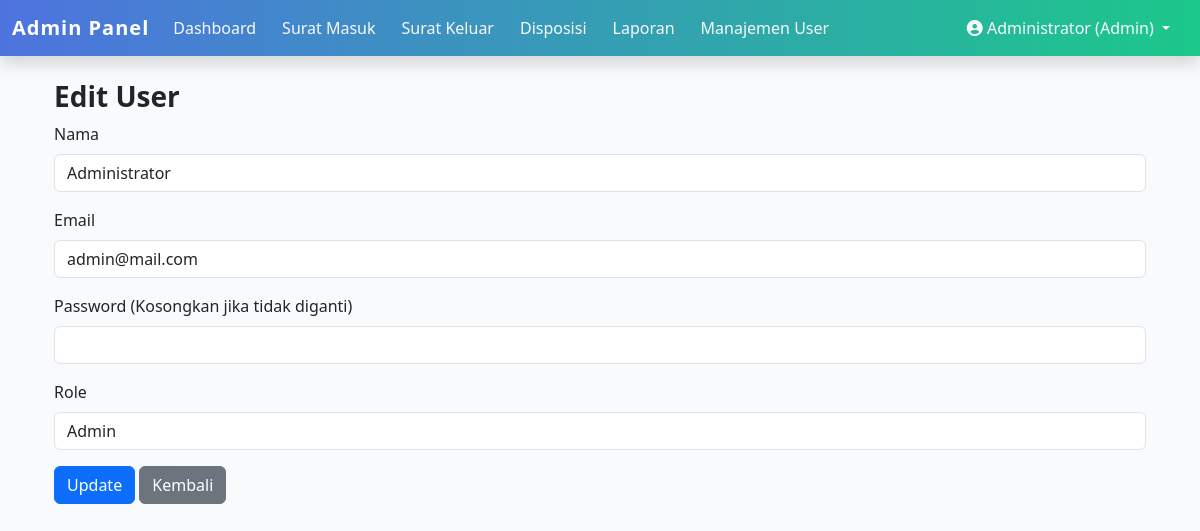
/admin/user_edit.php?id=1 (signed in), run on the app's committed database.
### tables this page shows
CREATE TABLE `users` (
  `id` int(11) NOT NULL,
  `nama` varchar(100) DEFAULT NULL,
  `email` varchar(100) DEFAULT NULL,
  `password` varchar(255) DEFAULT NULL,
  `role` varchar(20) NOT NULL,
  `created_at` timestamp NULL DEFAULT current_timestamp()
);

### admin/user_edit.php (the view, shortened to what this page needs)
<?php
include "../includes/db.php";
$id = intval($_GET['id']);
$user = mysqli_fetch_assoc(mysqli_query($conn, "SELECT * FROM users WHERE id=$id"));
?>
<?php include "../includes/header.php"; ?>
<div class="container mt-4">
  <h3 class="fw-bold">Edit User</h3>
  <form method="POST">
    <div class="mb-3">
      <label class="form-label">Nama</label>
      <input type="text" name="nama" class="form-control" value="<?= htmlspecialchars($user['nama']); ?>" required>
    </div>
    <div class="mb-3">
      <label class="form-label">Email</label>
      <input type="email" name="email" class="form-control" value="<?= htmlspecialchars($user['email']); ?>" required>
    </div>
    <div class="mb-3">
      <label class="form-label">Password (Kosongkan jika tidak diganti)</label>
      <input type="password" name="password" class="form-control">
    </div>
    <div class="mb-3">
      <label class="form-label">Role</label>
      <select name="role" class="form-control" required>
        <option value="admin" <?= $user['role']=='admin'?'selected':''; ?>>Admin</option>
      </select>
    </div>
    <button type="submit" class="btn btn-primary">Update</button>
    <a href="users.php" class="btn btn-secondary">Kembali</a>
  </form>
</div>
<?php include "../includes/footer.php"; ?>

### includes/header.php (style rules this page uses)
body { background-color: #f9fafc; font-family: 'Segoe UI', Tahoma, Geneva, Verdana, sans-serif; }

### data on the page
users: nama "Administrator", email "admin@mail.com", role "Admin"

### other printed values
$_SESSION['nama'] "Administrator"
$_SESSION['role'] "Admin"
